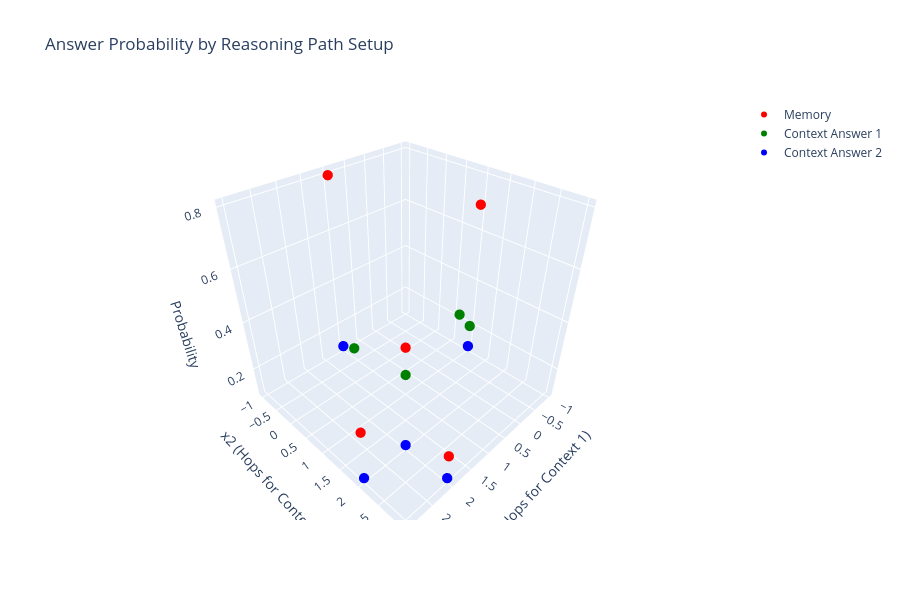

Notebook cell for this chart:
### Markdown cell above
## Analize:

### Code cell
import plotly.graph_objects as go

# Sample data
x1 = [1, 2, 3, 2, None]
x2 = [None, 2, 2, 3, 1]
y1 = [0.8, 0.5, 0.3, 0.2, 0.7]  # memory
y2 = [0.1, 0.4, 0.6, 0.7, 0.2]  # context 1
y3 = [0.1, 0.1, 0.1, 0.1, 0.1]  # context 2

# Convert None to -1 for plotting
x1 = [v if v is not None else -1 for v in x1]
x2 = [v if v is not None else -1 for v in x2]

fig = go.Figure()

fig.add_trace(go.Scatter3d(
    x=x1, y=x2, z=y1,
    mode='markers', name='Memory',
    marker=dict(size=6, color='red')
))
fig.add_trace(go.Scatter3d(
    x=x1, y=x2, z=y2,
    mode='markers', name='Context Answer 1',
    marker=dict(size=6, color='green')
))
fig.add_trace(go.Scatter3d(
    x=x1, y=x2, z=y3,
    mode='markers', name='Context Answer 2',
    marker=dict(size=6, color='blue')
))

fig.update_layout(
    scene=dict(
        xaxis_title='x1 (Hops for Context 1)',
        yaxis_title='x2 (Hops for Context 2)',
        zaxis_title='Probability'
    ),
    title='Answer Probability by Reasoning Path Setup',
    height=600,
    showlegend=True
)

fig.show()

### Figure 1 — Plotly figure (JSON) as saved in the notebook; plotly's stock layout.template omitted (floating-point values rounded to 4 significant figures)
{"data": [{"marker": {"color": "red", "size": 6}, "mode": "markers", "name": "Memory", "type": "scatter3d", "x": [1, 2, 3, 2, -1], "y": [-1, 2, 2, 3, 1], "z": [0.8, 0.5, 0.3, 0.2, 0.7]}, {"marker": {"color": "green", "size": 6}, "mode": "markers", "name": "Context Answer 1", "type": "scatter3d", "x": [1, 2, 3, 2, -1], "y": [-1, 2, 2, 3, 1], "z": [0.1, 0.4, 0.6, 0.7, 0.2]}, {"marker": {"color": "blue", "size": 6}, "mode": "markers", "name": "Context Answer 2", "type": "scatter3d", "x": [1, 2, 3, 2, -1], "y": [-1, 2, 2, 3, 1], "z": [0.1, 0.1, 0.1, 0.1, 0.1]}], "layout": {"height": 600, "scene": {"xaxis": {"title": {"text": "x1 (Hops for Context 1)"}}, "yaxis": {"title": {"text": "x2 (Hops for Context 2)"}}, "zaxis": {"title": {"text": "Probability"}}}, "showlegend": true, "title": {"text": "Answer Probability by Reasoning Path Setup"}}}
